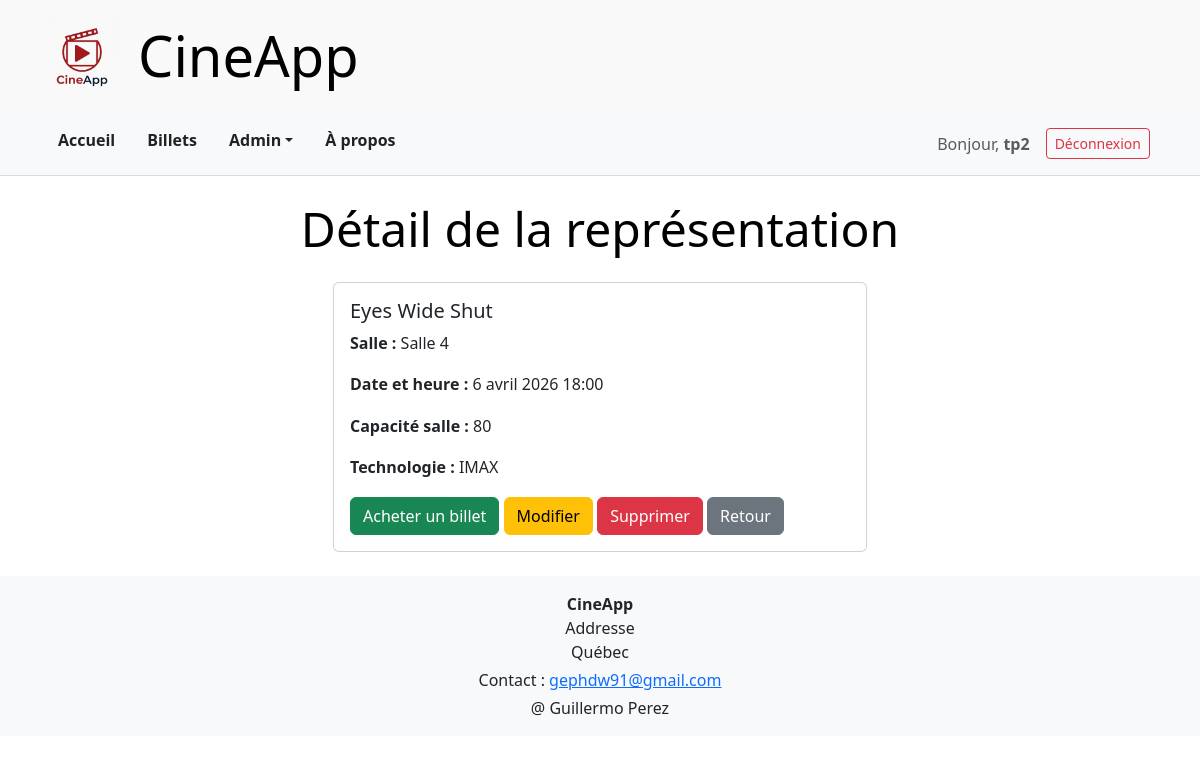
The app's page /representations/11/ (signed in) with its own data.
### cinema/models.py (models this page shows, shortened)
class Representation(models.Model):
    idSalle = models.ForeignKey(Salle, on_delete=models.CASCADE)
    idFilm = models.ForeignKey(Films, on_delete=models.CASCADE)
    dateHeure = models.DateTimeField()
    technologie = models.ForeignKey(
        Technologie, on_delete=models.PROTECT, null=True
    )  # S'on delete une tech --> djang throws error... si je mettre null not true Django me throw erreur de migration

class Films(models.Model):
    Categories = [
        ("enfants", "Enfants"),
        ("famille", "Famille"),
        ("sci-fi", "sci-fi"),
        ("action", "Action"),
        ("horreur", "Horreur"),
        ("comedie", "Comédie"),
        ("adultes", "Adultes"),
    ]
    titre = models.CharField(max_length=50)
    duree = models.PositiveIntegerField(default=120, help_text="Durée en minutes")
    description = models.TextField()
    categorie = models.CharField(max_length=50, choices=Categories)
    img = models.URLField(max_length=200, blank=True)
    technologies = models.ManyToManyField(Technologie)
    def __str__(self):
        return self.titre

class Salle(models.Model):
    noSalle = models.CharField(max_length=50)
    capacite = models.PositiveIntegerField(
        default=250, validators=[MinValueValidator(1), MaxValueValidator(250)]
    )
    technologies = models.ManyToManyField(Technologie)
    def __str__(self):
        return self.noSalle

class Technologie(models.Model):
    nomTechno = models.CharField(max_length=50)
    def __str__(self):
        return self.nomTechno

### cinema/views.py (the view)
class RepresentationDetailView(StaffRequiredMixin, DetailView):
    model = Representation
    template_name = "representations/representation_detail.html"
    context_object_name = "representation"

### cinema/views.py (called while the page is built)
    def test_func(self):
        return self.request.user.is_staff

### monCinema/templates/representations/representation_detail.html (shortened to what this page needs)
{% extends 'maitre.html' %}
{% block titrepage %}Détail de la représentation{% endblock %}
{% block contenu %}
<div class="container mt-4">
    <div class="row justify-content-center">
        <div class="col-md-6">
            <div class="card">
                <div class="card-body">
                    <h5 class="card-title">{{ representation.idFilm }}</h5>
                    <p><strong>Salle :</strong> {{ representation.idSalle }}</p>
                    <p><strong>Date et heure :</strong> {{ representation.dateHeure }}</p>
                    <p><strong>Capacité salle :</strong> {{ representation.idSalle.capacite }}</p>
                    <p><strong>Technologie :</strong> {{ representation.technologie }}</p>
                    <div class="mt-3">
                        <a href="{% url 'billet_create' representation.id %}" class="btn btn-success">Acheter un billet</a>
                        <a href="{% url 'representation_edit' representation.id %}" class="btn btn-warning">Modifier</a>
                        <a href="{% url 'representation_delete' representation.id %}" class="btn btn-danger">Supprimer</a>
                        <a href="{% url 'representation_list' %}" class="btn btn-secondary">Retour</a>
                    </div>
                </div>
            </div>
        </div>
    </div>
</div>
{% endblock %}

### monCinema/templates/menu.html (shortened to what this page needs)
  <nav class="bg-light py-3 main-nav">
    <div class="container d-flex justify-content-between">
      <div class="d-flex">
        <a href="{% url 'accueil' %}" class="mx-3 nav-link-custom">Accueil</a>
        <a href="{% url 'billets' %}" class="mx-3 nav-link-custom">Billets</a>
        {% if user.is_authenticated and user.is_staff %}
          <div class="mx-3 dropdown">
            <a class="nav-link-custom dropdown-toggle" href="#" data-bs-toggle="dropdown">Admin</a>
          </div>
        {% endif %}
        <a href="{% url 'apropos' %}" class="mx-3 nav-link-custom">À propos</a>
      </div>
      <div class="d-flex align-items-center">
        {% if user.is_authenticated %}
          <span class="mx-2 text-muted">Bonjour, <strong>{{ user.username }}</strong></span>
          <form method="post" action="{% url 'logout' %}" class="d-inline m-0">
            <button type="submit" class="btn btn-outline-danger btn-sm mx-2">Déconnexion</button>
          </form>
        {% else %}
          <a href="{% url 'login' %}" class="btn btn-outline-primary btn-sm mx-2">Connexion</a>
          <a href="{% url 'register' %}" class="btn btn-primary btn-sm mx-2">S'inscrire</a>
        {% endif %}
      </div>
    </div>
  </nav>

### monCinema/static/css/styles.css (style rules this page uses)
:root { --color-wh: #ffffff; --color-bl: #000000; --color-dark: #222; --color-border-lt: #dcdcdc; --color-border-med: #bbb; --color-border-img: #ddd; --color-bg-lt: #f9f9f9; --color-bg-blu: #0909e8; --color-shadow: rgba(0, 0, 0, 0.05); --padding-base: 16px; }
.main-nav { border-bottom: 1px solid var(--color-border-lt); }
.nav-link-custom { color: var(--color-dark); text-decoration: none; font-weight: 600; position: relative; padding-bottom: 4px; transition: color 0.25s ease, transform 0.25s ease; }
.col-md-6 p { text-align: justify; line-height: 1.6; margin-bottom: 1rem; }

### records on screen
Representation: idFilm "Eyes Wide Shut", idSalle "Salle 4", dateHeure "6 avril 2026 18:00", idSalle.capacite "80", technologie "IMAX"

### other values on screen
{{ user.username }} "tp2"
